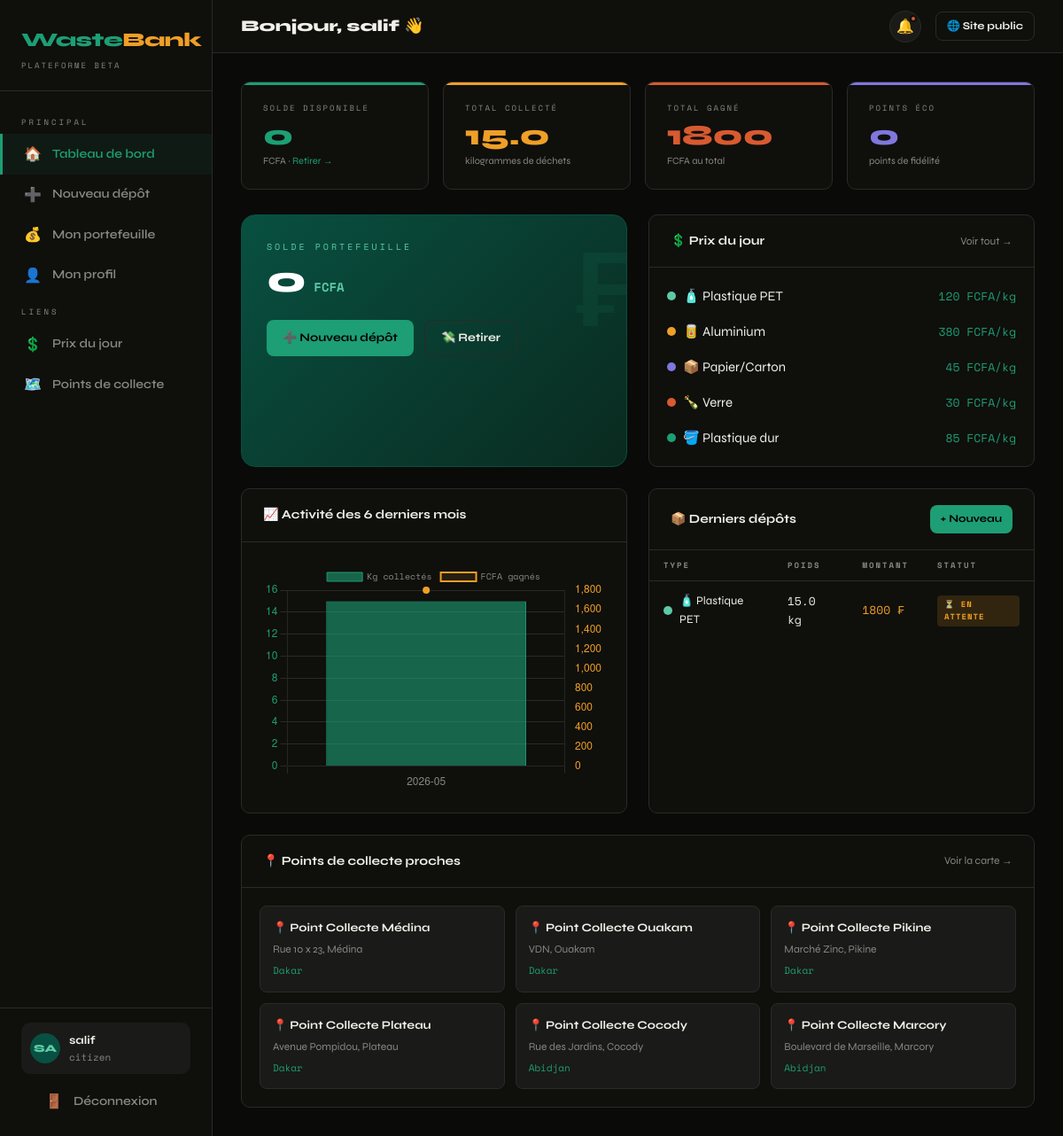
Screenshot of /dashboard/ (signed in) with the database file from the repository.
### tables this page shows
CREATE TABLE users (
            id          INTEGER PRIMARY KEY AUTOINCREMENT,
            name        TEXT NOT NULL,
            email       TEXT UNIQUE NOT NULL,
            phone       TEXT UNIQUE,
            password    TEXT NOT NULL,
            role        TEXT NOT NULL DEFAULT 'citizen',  -- citizen | collector | admin
            city        TEXT DEFAULT 'Dakar',
            balance     REAL DEFAULT 0.0,
            points      INTEGER DEFAULT 0,
            avatar      TEXT,
            created_at  TEXT DEFAULT (datetime('now')),
            active      INTEGER DEFAULT 1
        );

CREATE TABLE waste_types (
            id          INTEGER PRIMARY KEY AUTOINCREMENT,
            name        TEXT NOT NULL,
            unit        TEXT DEFAULT 'kg',
            price_fcfa  REAL NOT NULL,
            color_hex   TEXT DEFAULT '1D9E75',
            icon        TEXT DEFAULT '♻️',
            description TEXT,
            active      INTEGER DEFAULT 1
        );

CREATE TABLE deposits (
            id              INTEGER PRIMARY KEY AUTOINCREMENT,
            user_id         INTEGER NOT NULL REFERENCES users(id),
            point_id        INTEGER NOT NULL REFERENCES collection_points(id),
            waste_type_id   INTEGER NOT NULL REFERENCES waste_types(id),
            weight_kg       REAL NOT NULL,
            price_per_kg    REAL NOT NULL,
            total_fcfa      REAL NOT NULL,
            qr_code         TEXT UNIQUE,
            status          TEXT DEFAULT 'pending',  -- pending | validated | paid | rejected
            created_at      TEXT DEFAULT (datetime('now')),
            validated_at    TEXT,
            notes           TEXT
        );

CREATE TABLE collection_points (
            id          INTEGER PRIMARY KEY AUTOINCREMENT,
            name        TEXT NOT NULL,
            address     TEXT NOT NULL,
            city        TEXT NOT NULL,
            lat         REAL,
            lng         REAL,
            manager_id  INTEGER REFERENCES users(id),
            capacity_kg REAL DEFAULT 500,
            active      INTEGER DEFAULT 1,
            created_at  TEXT DEFAULT (datetime('now'))
        );

### routes/dashboard.py (the view)
@dash_bp.route("/")
@login_required
def home():
    db = get_db()
    uid = session["user_id"]
    user = db.execute("SELECT * FROM users WHERE id=?", (uid,)).fetchone()
    deposits = db.execute("""
        SELECT d.*, wt.name as waste_name, wt.color_hex, wt.icon,
               cp.name as point_name, cp.city
        FROM deposits d
        JOIN waste_types wt ON d.waste_type_id = wt.id
        JOIN collection_points cp ON d.point_id = cp.id
        WHERE d.user_id = ?
        ORDER BY d.created_at DESC LIMIT 10
    """, (uid,)).fetchall()
    transactions = db.execute("""
        SELECT * FROM transactions WHERE user_id=?
        ORDER BY created_at DESC LIMIT 8
    """, (uid,)).fetchall()
    stats = db.execute("""
        SELECT
          COUNT(*) as total_deposits,
          COALESCE(SUM(weight_kg),0) as total_kg,
          COALESCE(SUM(total_fcfa),0) as total_earned,
          COUNT(CASE WHEN status='pending' THEN 1 END) as pending
        FROM deposits WHERE user_id=?
    """, (uid,)).fetchone()
    monthly = db.execute("""
        SELECT strftime('%Y-%m', created_at) as month,
               COALESCE(SUM(weight_kg),0) as kg,
               COALESCE(SUM(total_fcfa),0) as fcfa
        FROM deposits WHERE user_id=? AND status != 'rejected'
        GROUP BY month ORDER BY month DESC LIMIT 6
    """, (uid,)).fetchall()
    notifications = db.execute("""
        SELECT * FROM notifications WHERE user_id=? AND read=0
        ORDER BY created_at DESC LIMIT 5
    """, (uid,)).fetchall()
    waste_types = db.execute("SELECT * FROM waste_types WHERE active=1").fetchall()
    collection_points = db.execute("SELECT * FROM collection_points WHERE active=1").fetchall()
    return render_template("dashboard/home.html",
        user=user, deposits=deposits, transactions=transactions,
        stats=stats, monthly=list(reversed(monthly)),
        notifications=notifications, waste_types=waste_types,
        collection_points=collection_points,
    )

### models/db.py (called while the page is built)
def get_db():
    if "db" not in g:
        g.db = sqlite3.connect(
            current_app.config["DATABASE"],
            detect_types=sqlite3.PARSE_DECLTYPES,
        )
        g.db.row_factory = sqlite3.Row
        g.db.execute("PRAGMA foreign_keys = ON")
    return g.db

### routes/auth.py (called while the page is built)
def login_required(f):
    from functools import wraps
    @wraps(f)
    def decorated(*args, **kwargs):
        if "user_id" not in session:
            flash("Connectez-vous pour accéder à cette page.", "warning")
            return redirect(url_for("auth.login"))
        return f(*args, **kwargs)
    return decorated

### templates/dashboard/home.html (shortened to what this page needs)
{% extends "dashboard/layout.html" %}
{% block page_title %}Bonjour, {{ user['name'].split()[0] }} 👋{% endblock %}
{% block content %}
<div class="stats-grid">
  <div class="stat-card green">
    <div class="stat-label">Solde disponible</div>
    <div class="stat-value green">{{ "%.0f"|format(user['balance']) }}</div>
    <div class="stat-sub">FCFA · <a href="{{ url_for('dash.wallet') }}" class="text-green">Retirer →</a></div>
  </div>
  <div class="stat-card amber">
    <div class="stat-label">Total collecté</div>
    <div class="stat-value amber">{{ "%.1f"|format(stats['total_kg'] or 0) }}</div>
    <div class="stat-sub">kilogrammes de déchets</div>
  </div>
  <div class="stat-card coral">
    <div class="stat-label">Total gagné</div>
    <div class="stat-value coral">{{ "%.0f"|format(stats['total_earned'] or 0) }}</div>
    <div class="stat-sub">FCFA au total</div>
  </div>
  <div class="stat-card purple">
    <div class="stat-label">Points éco</div>
    <div class="stat-value purple">{{ user['points'] }}</div>
    <div class="stat-sub">points de fidélité</div>
  </div>
</div>
<div class="grid-2" style="gap:24px;margin-bottom:24px;">
  <div class="balance-card">
    <div class="balance-label">SOLDE PORTEFEUILLE</div>
    <div class="balance-amount">{{ "%.0f"|format(user['balance']) }}<span class="balance-unit"> FCFA</span></div>
    <div style="margin-top:24px;display:flex;gap:12px;">
      <a href="{{ url_for('dash.new_deposit') }}" class="btn btn-primary">➕ Nouveau dépôt</a>
      <a href="{{ url_for('dash.wallet') }}" class="btn btn-outline">💸 Retirer</a>
    </div>
  </div>
  <div class="card">
    <div class="card-header">
      <span class="card-title">💲 Prix du jour</span>
      <a href="{{ url_for('public.prices') }}" class="text-muted" style="font-size:12px;">Voir tout →</a>
    </div>
    <div class="card-body" style="padding:12px 0;">
      {% for wt in waste_types[:5] %}
      <div style="display:flex;align-items:center;justify-content:space-between;padding:8px 20px;">
        <div class="waste-dot">
          <span class="dot" style="background:#{{ wt['color_hex'] }}"></span>
          {{ wt['icon'] }} {{ wt['name'] }}
        </div>
        <span class="mono text-green" style="font-size:13px;">{{ "%.0f"|format(wt['price_fcfa']) }} FCFA/{{ wt['unit'] }}</span>
      </div>
      {% endfor %}
    </div>
  </div>
</div>
<div class="grid-2" style="gap:24px;margin-bottom:24px;">
  <div class="card">
    <div class="card-header">
      <span class="card-title">📈 Activité des 6 derniers mois</span>
    </div>
    <div class="card-body">
      <canvas id="activityChart" height="200"></canvas>
    </div>
  </div>
  <div class="card">
    <div class="card-header">
      <span class="card-title">📦 Derniers dépôts</span>
      <a href="{{ url_for('dash.new_deposit') }}" class="btn btn-primary btn-sm">+ Nouveau</a>
    </div>
    <div class="table-wrap">
      <table>
        <thead><tr>
          <th>Type</th><th>Poids</th><th>Montant</th><th>Statut</th>
        </tr></thead>
        <tbody>
          {% for d in deposits %}
          <tr>
            <td>
              <div class="waste-dot">
                <span class="dot" style="background:#{{ d['color_hex'] }}"></span>
                {{ d['icon'] }} {{ d['waste_name'] }}
              </div>
            </td>
            <td class="mono">{{ d['weight_kg'] }} kg</td>
            <td class="mono text-amber">{{ "%.0f"|format(d['total_fcfa']) }} ₣</td>
            <td>
              {% if d['status'] == 'paid' %}
                <span class="badge badge-green">✓ Payé</span>
              {% elif d['status'] == 'pending' %}
                <span class="badge badge-amber">⏳ En attente</span>
              {% elif d['status'] == 'validated' %}
                <span class="badge badge-purple">✓ Validé</span>
              {% else %}
                <span class="badge badge-coral">✗ Refusé</span>
              {% endif %}
            </td>
          </tr>
          {% else %}
          <tr><td colspan="4" style="text-align:center;color:var(--muted);padding:32px;">
            Aucun dépôt pour l'instant. <a href="{{ url_for('dash.new_deposit') }}">Créer le premier →</a>
          </td></tr>
          {% endfor %}
        </tbody>
      </table>
    </div>
  </div>
</div>
<div class="card">
  <div class="card-header">
    <span class="card-title">📍 Points de collecte proches</span>
    <a href="{{ url_for('public.points_map') }}" style="font-size:12px;color:var(--muted);">Voir la carte →</a>
  </div>
  <div class="grid-3" style="padding:20px;gap:12px;">
    {% for cp in collection_points[:6] %}
    <div style="background:var(--surface);border:1px solid var(--border);border-radius:8px;padding:14px;">
      <div style="font-weight:700;font-size:13px;margin-bottom:4px;">📍 {{ cp['name'] }}</div>
      <div style="font-size:12px;color:var(--muted);">{{ cp['address'] }}</div>
      <div style="font-size:11px;color:var(--green);font-family:'Space Mono',monospace;margin-top:6px;">{{ cp['city'] }}</div>
    </div>
    {% endfor %}
  </div>
</div>
{% endblock %}
{% block scripts %}
<script>
const months = {{ monthly | map(attribute='month') | list | tojson }};
const kgData  = {{ monthly | map(attribute='kg')    | list | tojson }};
const fcfaData= {{ monthly | map(attribute='fcfa')  | list | tojson }};
new Chart(document.getElementById('activityChart'), {
  type: 'bar',
  data: {
    labels: months,
    datasets: [
      {
        label: 'Kg collectés',
        data: kgData,
        backgroundColor: 'rgba(29,158,117,.6)',
        borderColor: '#1D9E75',
        borderWidth: 1,
        yAxisID: 'y',
      },
      {
        label: 'FCFA gagnés',
        data: fcfaData,
        type: 'line',
        borderColor: '#EF9F27',
        backgroundColor: 'rgba(239,159,39,.1)',
        borderWidth: 2,
        pointBackgroundColor: '#EF9F27',
        tension: .4,
        yAxisID: 'y1',
        fill: true,
      }
    ]
  },
  options: {
    responsive: true,
    plugins: { legend: { labels: { color: '#888780', font: { family: 'Space Mono', size: 10 } } } },
    scales: {
      x: { ticks: { color: '#888780' }, grid: { color: '#2A2A28' } },
      y: { ticks: { color: '#1D9E75' }, grid: { color: '#2A2A28' }, position: 'left' },
      y1: { ticks: { color: '#EF9F27' }, grid: { display: false }, position: 'right' },
    }
  }
});
</script>
{% endblock %}

### templates/dashboard/layout.html (shortened to what this page needs)
{% extends "base.html" %}
{% block body %}
<div class="app-layout">
  <aside class="sidebar" id="sidebar">
    <div class="sidebar-logo">
      <div class="logo-text"><span class="logo-waste">Waste</span><span class="logo-bank">Bank</span></div>
      <div style="font-family:'Space Mono',monospace;font-size:9px;color:var(--muted);letter-spacing:2px;margin-top:4px;">PLATEFORME BETA</div>
    </div>
    <nav class="sidebar-nav">
      <div class="nav-section-label">Principal</div>
      <a href="{{ url_for('dash.home') }}" class="nav-item {% if request.endpoint == 'dash.home' %}active{% endif %}">
        <span class="nav-icon">🏠</span> Tableau de bord
      </a>
      <a href="{{ url_for('dash.new_deposit') }}" class="nav-item {% if request.endpoint == 'dash.new_deposit' %}active{% endif %}">
        <span class="nav-icon">➕</span> Nouveau dépôt
      </a>
      <a href="{{ url_for('dash.wallet') }}" class="nav-item {% if request.endpoint == 'dash.wallet' %}active{% endif %}">
        <span class="nav-icon">💰</span> Mon portefeuille
      </a>
      <a href="{{ url_for('dash.profile') }}" class="nav-item {% if request.endpoint == 'dash.profile' %}active{% endif %}">
        <span class="nav-icon">👤</span> Mon profil
      </a>
      <div class="nav-section-label">Liens</div>
      <a href="{{ url_for('public.prices') }}" class="nav-item">
        <span class="nav-icon">💲</span> Prix du jour
      </a>
      <a href="{{ url_for('public.points_map') }}" class="nav-item">
        <span class="nav-icon">🗺️</span> Points de collecte
      </a>
    </nav>
    <div class="sidebar-footer">
      {% if current_user %}
      <div class="user-chip">
        <div class="avatar">{{ current_user['name'][:2].upper() }}</div>
        <div class="user-info">
          <div class="name">{{ current_user['name'].split()[0] }}</div>
          <div class="role">{{ current_user['role'] }}</div>
        </div>
      </div>
      <a href="{{ url_for('auth.logout') }}" class="nav-item" style="margin-top:8px;border-radius:8px;">
        <span class="nav-icon">🚪</span> Déconnexion
      </a>
      {% endif %}
    </div>
  </aside>
  <div class="main-content">
    <header class="topbar">
      <div style="display:flex;align-items:center;gap:12px;">
        <h1 class="page-title">{% block page_title %}{% endblock %}</h1>
      </div>
      <div class="topbar-right">
        {% if current_user %}
        <button class="btn-icon has-notif" id="notifBtn" title="Notifications" onclick="markNotifRead()">🔔</button>
        {% endif %}
        <a href="{{ url_for('public.index') }}" class="btn btn-outline btn-sm">🌐 Site public</a>
      </div>
    </header>
    <div class="content-area">
      {% block content %}{% endblock %}
    </div>
  </div>
</div>
{% block scripts %}{% endblock %}
{% endblock %}

### rows the page displays
users: name "SA", name "salif", role "citizen", balance "0", points "0"
waste_types: icon "🧴", name "Plastique PET", price_fcfa "120", unit "kg"
waste_types: icon "🥫", name "Aluminium", price_fcfa "380", unit "kg"
waste_types: icon "📦", name "Papier/Carton", price_fcfa "45", unit "kg"
waste_types: icon "🍾", name "Verre", price_fcfa "30", unit "kg"
waste_types: icon "🪣", name "Plastique dur", price_fcfa "85", unit "kg"
deposits: icon "🧴", waste_name "Plastique PET", weight_kg "15.0", total_fcfa "1800", status "⏳ EN ATTENTE"
collection_points: name "Point Collecte Médina", address "Rue 10 x 23, Médina", city "Dakar"
collection_points: name "Point Collecte Ouakam", address "VDN, Ouakam", city "Dakar"
collection_points: name "Point Collecte Pikine", address "Marché Zinc, Pikine", city "Dakar"
collection_points: name "Point Collecte Plateau", address "Avenue Pompidou, Plateau", city "Dakar"
collection_points: name "Point Collecte Cocody", address "Rue des Jardins, Cocody", city "Abidjan"
collection_points: name "Point Collecte Marcory", address "Boulevard de Marseille, Marcory", city "Abidjan"

### other values shown
{{ "%.1f"|format(stats['total_kg'] or 0) }} "15.0"
{{ "%.0f"|format(stats['total_earned'] or 0) }} "1800"
chart data {{ monthly | map(attribute='month') | list | tojson }} ["2026-05"], ["2026-05"]
chart data {{ monthly | map(attribute='kg')    | list | tojson }} [15.0], [15.0]
chart data {{ monthly | map(attribute='fcfa')  | list | tojson }} [1800.0], [1800.0]
